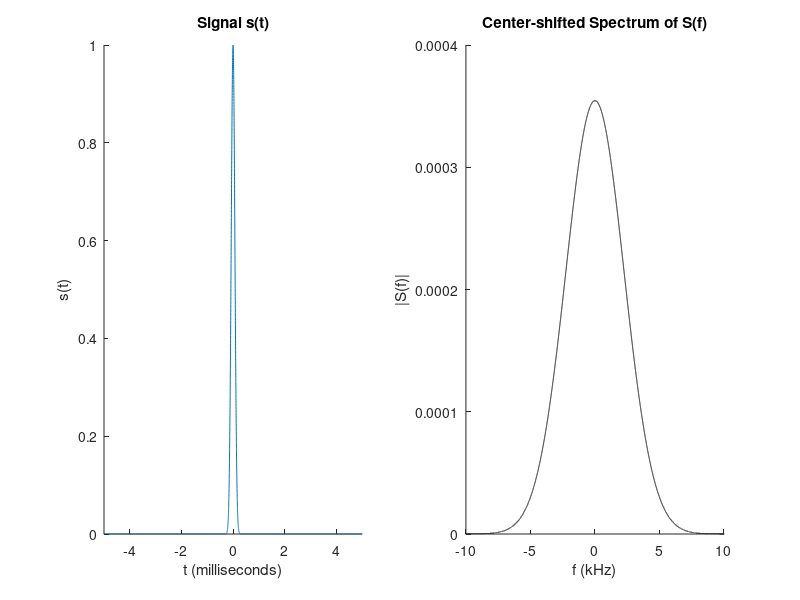

Write MATLAB code to recreate this figure.
%% Block function and truncation, slice selection (exercise 6.4+5)
%a
clear
Fs = 1e6; %sampling frequency (1/s)
T = 1/Fs; % sampling period (s)
duration = 1; %Duration of the simulation
N = duration*Fs; %lenght of signal
tvec = ((-N)/2:(N-1)/2)*T; %the time vector

figure(1)
subplot(1,2,1)

curve=4 %1=a+b, 2=c, 3=d, 4 = gaussian
switch curve
    case 1  
        b=3000; %3 kHz
        s=sin(tvec*2*pi*b)./(tvec*2*pi*b);
        s(isnan(s))=1;
    case 2 %keep only middle 8 ms
        b=3000; %3 kHz
        s=sin(tvec*2*pi*b)./(tvec*2*pi*b);
        s(isnan(s))=1;
        s(tvec<-4e-3) = 0;
        s(tvec>4e-3) = 0;
    case 3 %keep only middle 2 ms
        b=3000; %3 kHz
        s=sin(tvec*2*pi*b)./(tvec*2*pi*b);
        s(isnan(s))=1;
        s(tvec<-1e-3) = 0;
        s(tvec>1e-3) = 0;
    case 4 %gaussian
        b=1e8;
        A=1;
        s=A*exp(-b*tvec.^2);
        %s(isnan(s))=1;
       % s(tvec<-1e-3) = 0;
       % s(tvec>1e-3) = 0;
end
%s = s + 0.01*randn(size(tvec));
%plot(1000*tvec(1:50),s(1:50),'.-')
plot(1000*tvec,s,'-')
title('Signal s(t)')
xlabel('t (milliseconds)')
ylabel('s(t)')
xlim([-5 5])

%FFT
S= fft(s);
P2 = abs(S/N);
P2 = S/N;
%P1 = P2(1:N/2+1);
P1 = ifftshift(P2);
P1(2:end-1) = 2*P1(2:end-1);

fvec = Fs*((-N/2):(N/2-1))/N; %this is important!
box off
subplot(1,2,2)

plot(fvec/1000,abs(P1),'-k')
xlim([-10 10]) %+/- 10 kHz
title('Center-shifted Spectrum of S(f)')
xlabel('f (kHz)')
ylabel('|S(f)|')
%xlim([-150 150])
box off
